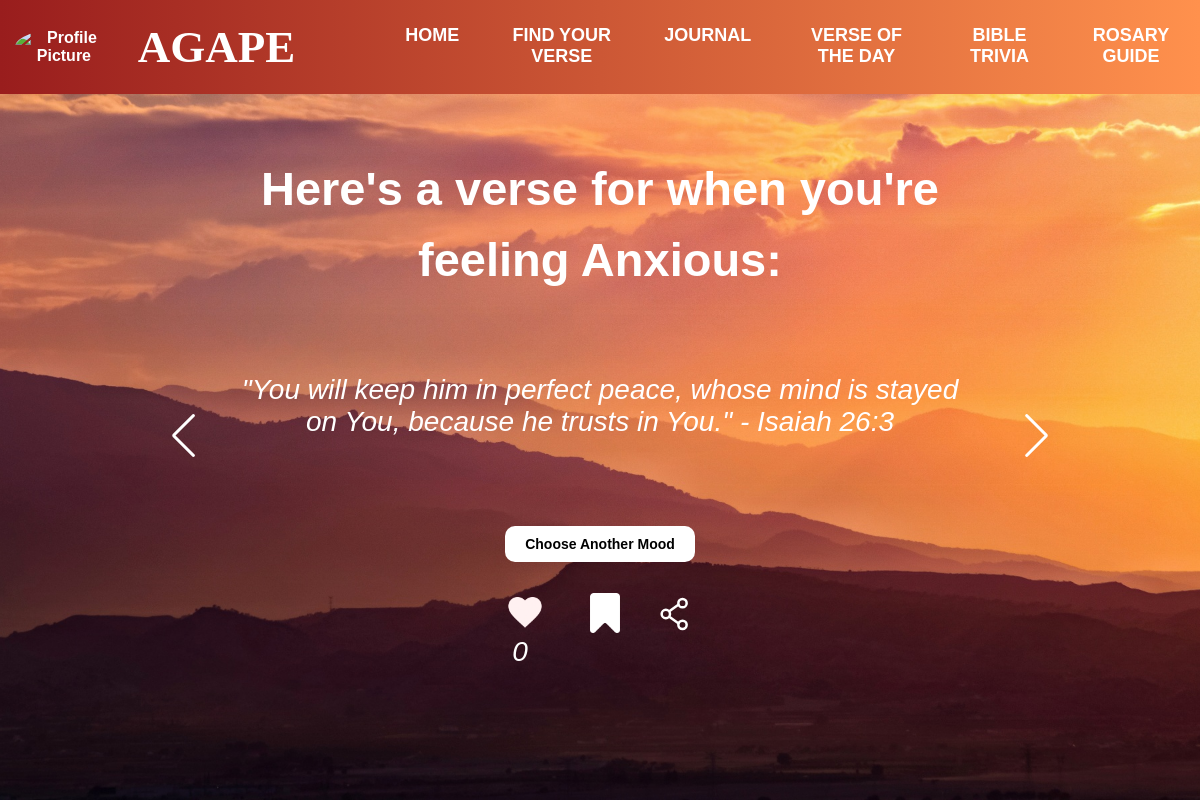
/anxiousverse (signed in), run on the app's committed database.
### myapp/models.py (models this page shows, shortened)
class BibleVerse(models.Model):
    reference = models.CharField(max_length=100)
    verse_text = models.TextField()
    date = models.DateField(default=timezone.now)
    reflection = models.TextField(blank=True, null=True)
    likes = models.ManyToManyField(User, related_name="liked_verses", blank=True)
    mood = models.CharField(max_length=50, choices=[
        ('none','None'),
        ('angry', 'Angry'),
        ('happy', 'Happy'),
        ('sad', 'Sad'),
        ('confused', 'Confused'),
        ('anxious','Anxious'),
        ('frustrated','Frustrated'),
        ('grateful','Grateful'),
        ('hopeful','Hopeful'),
        ('lonely','Lonely'),
        ('worried','Worried'),
        ('overwhelmed','Overwhelmed'),
    ],
    default='none',  # Set a default value
    null=False,  # Enforce a non-NULL value
    blank=True  # Allow blank values in forms
)

### myapp/views.py (the view, shortened to what this page needs)
# urls.py: path('anxiousverse', views.anxiousverse, name="anxiousverse"),
@login_required
def anxiousverse(request):
    fname = request.session.get('fname')
    anxious_verses = BibleVerse.objects.filter(mood='anxious').order_by('?')
    liked_verses = Like.objects.filter(user=request.user).values_list('verse', flat=True)
    bookmarked_verses = Bookmark.objects.filter(user=request.user).values_list('verse', flat=True)
    for verse in anxious_verses:
        verse.like_count = Like.objects.filter(verse=verse).count()
        verse.bookmark_count = Bookmark.objects.filter(verse=verse).count()
    return render(request, "feelings/anxious.html", {
        'fname': fname,
        'anxious_verses': anxious_verses,
        'liked_verses': liked_verses,
        'bookmarked_verses': bookmarked_verses
    })

### myapp/context_processors.py (called while the page is built)
def profile_picture_processor(request):
    if request.user.is_authenticated:
        try:
            profile = Profile.objects.get(user=request.user)
            return {'profile_picture_url': profile.profile_picture.url}
        except Profile.DoesNotExist:
            return {'profile_picture_url': None}
    return {'profile_picture_url': None}

### templates/feelings/anxious.html (shortened to what this page needs)
{% extends "../html/header.html" %}
{% load static %}
{% block additional_css %}
<link rel="stylesheet" href="{% static 'css/moods.css' %}">
<link rel="stylesheet" href="{% static 'css/swiper-bundle.min.css' %}" />
{% endblock %}
{% block bodycontents %}
    <img src="{% static 'images/image2.jpg' %}" alt="Prayer Image" class="image2">
    <div class="content">
        <h1 class="upper-content">Here's a verse for when you're feeling Anxious:</h1>
        <section class="container">
            <div class="testimonial mySwiper">
                <div class="testi-content swiper-wrapper">
                    {% for verse in anxious_verses %}
                    <div class="slide swiper-slide">
                        <p>{{ verse.verse_text }} - {{ verse.reference}}</p>
                        <div class="details">
                            <button type="submit" class="choosebtn"><a href="{% url 'findyourverse' %}">Choose Another Mood</a></button>
                            <div class="icon-container">
                                 <button
                                class="like-btn"
                                data-verse-id="{{ verse.id }}"
                                data-liked="{% if verse.id in liked_verses %}true{% else %}false{% endif %}">
                                {% if verse.id in liked_verses %}
                                <img src="{% static 'images/red_heart.png' %}" alt="Unlike">
                                {% else %}
                                <img src="{% static 'images/heart2.png' %}" alt="Like">
                                {% endif %}
                                </button>
                                <button
                                class="bookmark-btn"
                                    data-verse-id="{{ verse.id }}"
                                    data-bookmarked="{% if verse.id in bookmarked_verses %}true{% else %}false{% endif %}">
                                    {% if verse.id in bookmarked_verses %}
                                        <img src="{% static 'images/bookmark-yellow.png' %}" alt="Unbookmark">
                                    {% else %}
                                        <img src="{% static 'images/bookmark-white.png' %}" alt="Bookmark">
                                    {% endif %}
                                </button>
                                    <button class="share-btn">
                                </button>
                            </div>
                            <p class="like-count" id="like_count_{{ verse.id }}">{{ verse.like_count }}</p>
                        </div>
                    </div>
                    {% endfor %}
                </div>
              <div class="swiper-button-next nav-btn"></div>
              <div class="swiper-button-prev nav-btn"></div>
            </div>
          </section>
    </div>
{% endblock %}

### static/css/moodverse.css (style rules this page uses)
body { font-family: Arial, sans-serif; margin: 0; padding: 0; color: white; text-align: center; }
.container { position: relative; width: 100%; height: 100%; }
.image2 { width: 100%; height: 100%; object-fit: cover; position: absolute; top: 0; left: 0; }
.content { margin-top: 100px; position: relative; z-index: 1; display: flex; flex-direction: column; justify-content: center; align-items: center; text-align: center; padding: 20px; }

### static/css/moods.css (style rules this page uses)
.image2 { width: 100%; height: 100%; object-fit: cover; position: absolute; top: 0; left: 0; z-index: 1; }
.upper-content { font-size: 47px; justify-content: center; margin-top: -60px; left: 50%; width: 60%; text-align: center; line-height: 1.5; font-weight: bold; font-family: 'Franklin Gothic Medium', 'Arial Narrow', Arial, sans-serif; }
.container { height: 70vh; width: 100%; display: flex; align-items: center; justify-content: center; margin-top: -200px; }
.testimonial { position: relative; max-width: 900px; width: 100%; padding: 50px 0; overflow: hidden; }
.testimonial .slide { display: flex; align-items: center; justify-content: center; flex-direction: column; row-gap: 30px; height: 100%; width: 100%; }
.slide p { font-style: italic; text-align: center; padding: 0 160px; font-size: 28px; font-weight: 400; color: #FFF; width: 80%; }
.slide .details { display: flex; align-items: center; }
.details { position: absolute; top: 400px; left: 50%; transform: translateX(-50%); display: flex; flex-direction: column; align-items: center; gap: 10px; }
.icon-container { margin-top: 10px; display: flex; gap: 10px; align-items: center; }
.choosebtn { font-size: 14px; font-weight: 700; padding: 10px 20px; border: none; border-radius: 10px; cursor: pointer; background-color: rgba(255, 255, 255); }
.details button a { text-decoration: none; color: #000; }
.bookmark-btn { font-size: 14px; font-weight: 700; padding: 10px 20px; border: none; border-radius: 10px; cursor: pointer; background-color: rgba(255, 255, 255, 0); }
.bookmark-btn img { height: 40px; width: 40px; margin-left: -10px; background-color: rgba(255, 255, 255, 0); }
.share-btn { border: none; width: 3em; height: 3em; background: none; background-repeat: no-repeat; background-size: 100% 100%; }
.like-btn, .unlike-btn { margin-left: -20px; padding: 10px 20px; border: none; border-radius: 5px; cursor: pointer; font-size: 16px; transition: background-color 0.3s ease; background-color: transparent; }
.like-btn img { height: 40px; width: 40px; }
.like-count { margin-top: 110px; margin-left: -160px; position: absolute; }
.nav-btn { height: 40px; width: 40px; border-radius: 50%; transform: translateY(30px); transition: 0.2s; margin-left: 20px; }
.nav-btn::after, .nav-btn::before { font-size: 20px; color: #fff; }

### data on the page
BibleVerse: verse_text "\"You will keep him in perfect peace, whose mind is stayed on You, because he trusts in You.\"", reference "Isaiah 26:3", like_count "0"
